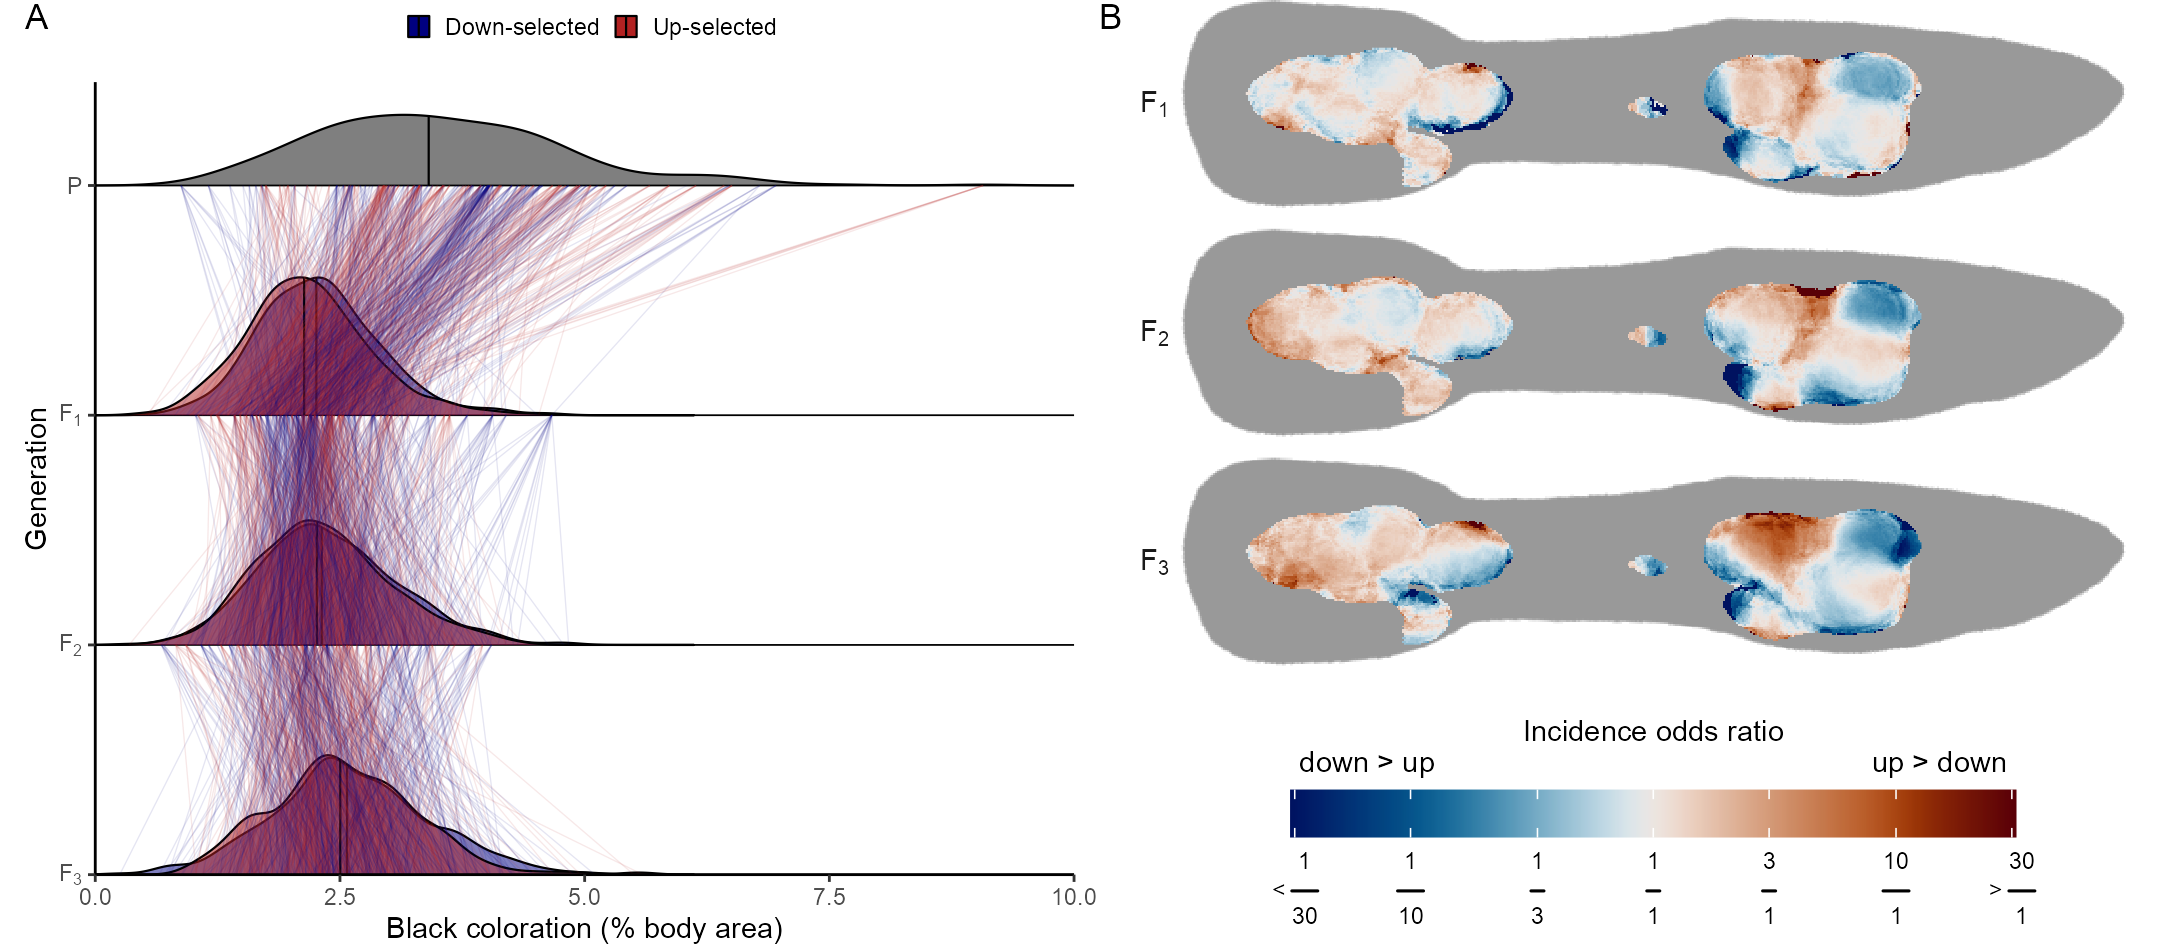

This figure's R source:
library(tidyverse)
source('paper_figures/theme.R')

model_results <- read_rds('visualization/per_pixel_models/mel_selection_model_results.rds')
contrasts <- map_dfr(model_results, 'contrast')
contrasts$generation_label <- with(contrasts, case_when(
  generation == 'F1' ~ 'F[1]', generation == 'F2' ~ 'F[2]', generation == 'F3' ~ 'F[3]',
))

complete_fish <- imager::load.image('data/extracted_fish_warped/replicate_3/gen_2/20210602_IMG_2097.png') %>%
  as.data.frame(wide = 'c') %>% filter(c.4 > 0.1) %>% dplyr::select(x, y, alpha = c.4)
eb <- element_blank()

# note that estimates are one the logg odds ratio (not response) scale
P_mel_selmap <- ggplot(contrasts, aes(x, y, fill = exp(-estimate))) +
  geom_raster(
    aes(x = x, y = y, alpha = alpha),
    fill = 'grey60', data = complete_fish, show.legend = FALSE, inherit.aes = FALSE
  ) +
  geom_raster() +
  scale_alpha_identity(guide = 'none') +
  scale_y_reverse() +
  scico::scale_fill_scico(
    palette = 'vik',
    trans = 'log',
    limits = c(1/31, 31),
    oob = scales::squish,
    breaks = c(1/30, 1/10, 1/3, 1, 3/1, 10, 30),
    labels = c(
      expression(paste('< ', over(1, 30))),
      expression(over(1, 10), over(1, 3), over(1, 1), over(3, 1), over(10, 1)),
      expression(paste('> ', over(30, 1)))),
    guide = guide_colorbar(title.position = 'top')
  ) +
  facet_grid(generation_label ~ ., switch = 'y', labeller = label_parsed) +
  coord_fixed(expand = FALSE) +
  labs(fill = 'Incidence odds ratio\ndown > up                                                      up > down') +
  theme(
    legend.position = 'bottom',
    legend.key.width = grid::unit(35, "points"), legend.key.height = unit(0.8, 'lines'),
    legend.title.align = 0.5,
    strip.background = eb, strip.text.y.left = element_text(angle = 0),
    axis.text = eb, axis.title = eb, axis.ticks = eb, axis.line = eb,
  )

library(tidyverse)
source('paper_figures/theme.R')
source('selection_decisions/compile_decisions.R')

ped_df <- data.table::fread('data/pedigree.csv') %>%
  as_tibble() %>%
  mutate(
    sex = str_sub(animal, 1, 1),
    grow_tank = ifelse(is.na(sire), 'source_pop', paste(sire, dam, date_of_birth, sep = '_'))
  ) %>%
  mutate(across(animal:dam, tolower))

mel <- data.table::fread('photo_database.csv') %>%
  group_by(replicate, generation, fish_id, facing_direction) %>%
  summarise(mel_perc_v2 = mean(mel_perc_v2), .groups = 'drop_last') %>%
  summarise(mel_perc_v2 = mean(mel_perc_v2), .groups = 'drop') %>%
  mutate(
    replicate = factor(replicate, paste0('replicate_', 1:3), paste('Replicate', 1:3)),
    generation = factor(
      generation, c('parental_gen_1', 'gen_2', 'gen_3', 'gen_4'), c('P', 'F1', 'F2', 'F3'))
  )

pd <- mel %>%
  left_join(dplyr::select(selection, fish_id, selection) %>% mutate(fish_id = tolower(fish_id))) %>%
  left_join(ped_df, by = c('fish_id' = 'animal')) %>%
  left_join(
    dplyr::select(mel, fish_id, sire_mel_perc = mel_perc_v2, sire_generation = generation),
    by = c('sire' = 'fish_id')
  )

# Expect 300 missing values (P generation has no sires)
P_mel_pedigree <- ggplot(pd, aes(x = mel_perc_v2, y = generation, color = selection)) +
  geom_hline(yintercept = 1:4, col = 'black', linewidth = 0.2) +
  ggridges::geom_density_ridges(
    data = filter(pd, generation == 'P'),
    fill = 1, alpha = 0.5, color = 'black', panel_scaling = FALSE, scale = 1, size = 0.25,
    quantile_lines = TRUE, quantiles = 0.5
  ) +
  ggridges::geom_density_ridges(
    aes(fill = selection, group = interaction(selection, generation)), filter(pd, generation != 'P'),
    alpha = 0.5, color = 'black', panel_scaling = FALSE, scale = .6, size = 0.25,
    quantile_lines = TRUE, quantiles = 0.5
  ) +
  geom_segment(aes(xend = sire_mel_perc, yend = sire_generation), alpha = 0.1, linewidth = 0.15) +
  #geom_point(alpha = .6, size = 1, shape = '|') +
  #facet_wrap( ~ replicate) +
  scale_x_continuous(expand = c(0, 0)) +
  scale_y_discrete(
    limits = rev(c('P', 'F1', 'F2', 'F3')),
    labels = rev(c('P', expression(F[1]), expression(F[2]), expression(F[3]))),
    expand = expansion(mult = c(0, 0.15))
  ) +
  scale_color_manual(
    values = c('navy', 'black', 'firebrick'),
    labels = c('Down-selected', 'Up-selected'),
    guide = 'none'
  ) +
  scale_fill_manual(
    values = c('navy', 'firebrick'),
    labels = c('Down-selected', 'Up-selected'),
    guide = guide_legend(override.aes = list(alpha = 1), )
  ) +
  coord_cartesian(xlim = c(0, 10)) +
  labs(x = 'Black coloration (% body area)', y = 'Generation', fill = NULL) +
  theme(legend.position = 'top')

P_mel_pedigree | P_mel_selmap

wrap_elements(full = P_mel_pedigree) +
  wrap_elements(full = P_mel_selmap) +
  plot_annotation(tag_levels = 'A')

ggsave('paper_figures_supplement/mel_selection_response.png', units = "cm", width = 18.4, height = 8)
